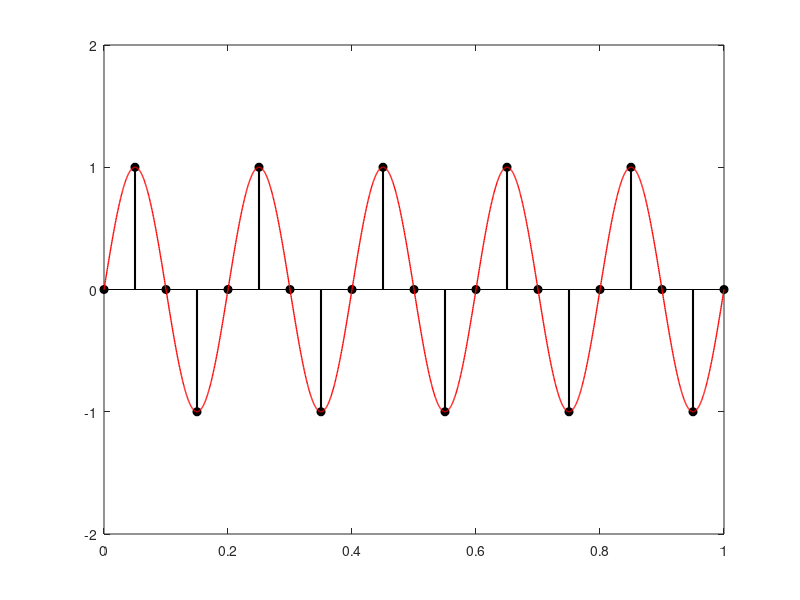

Source code (MATLAB):

%{
b is the final time
a is the initial time
Fs is the sampling frequency
f is the frequency of a sine wave
 %}
b = 1;
a = 0;
Fs = 20;
f = 5;
%{
N is the number of samples
t1 is the time 
 %}
N = (b - a)*Fs + 1;
t1 = linspace(a,b,N);
%{
w is the angular frequency of the sine signal
y is the the sine signal 
 %}
w = 2*pi*f;
y = sin(w.*t1);
%{
This section is for continuous signal as a reference
number of samples are higher to smooth the reference signal
 %}
x = linspace(a,b,100*N);
y_ref = sin(w.*x);
%{
Graphs of y //red// and yref //black// for comparison
xrange 0->1
yrange -2->2
%}
stem(t1,y,'ok','MarkerFaceColor','k','LineWidth',1.5)
hold on;
plot(x,y_ref,'r','LineWidth',1)
hold off;
axis([0 1 -2 2])


